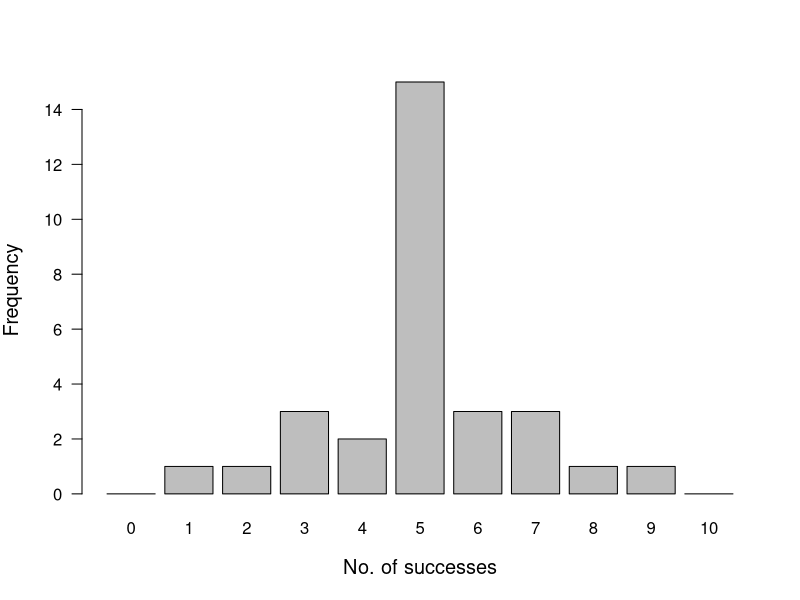
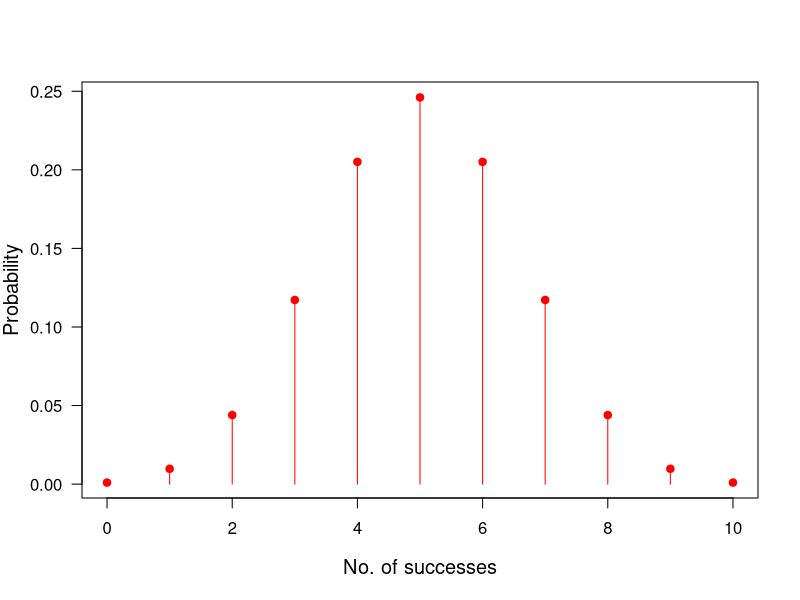
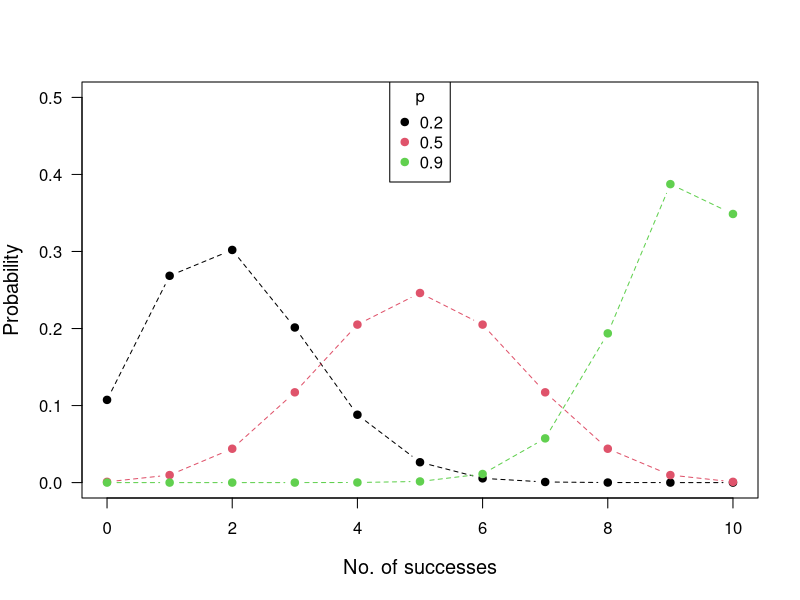
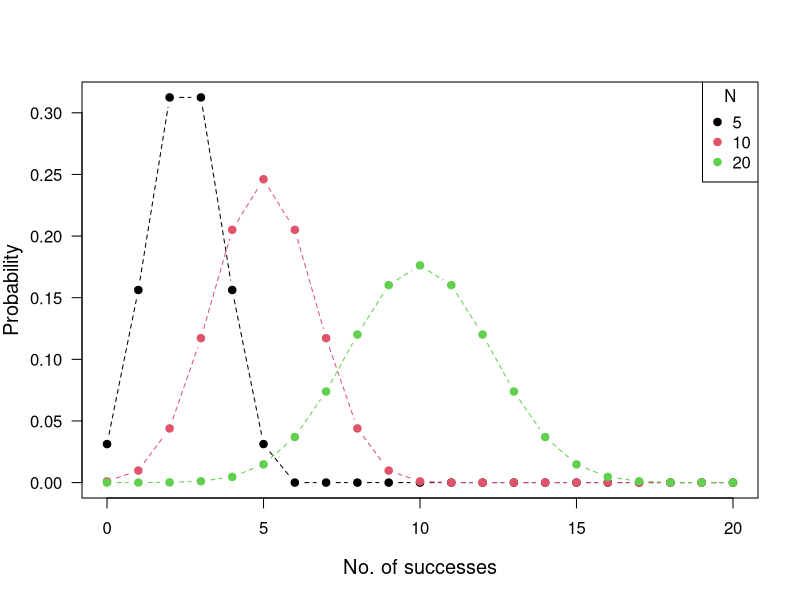
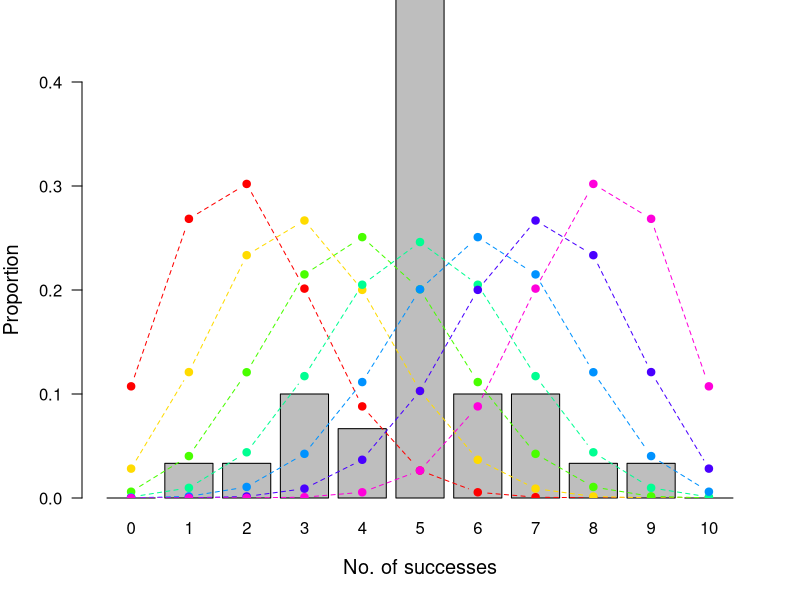
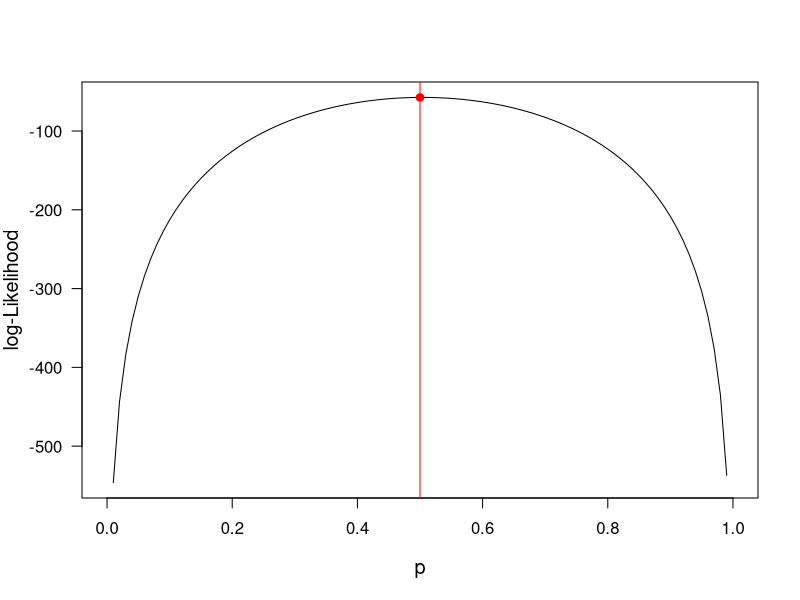
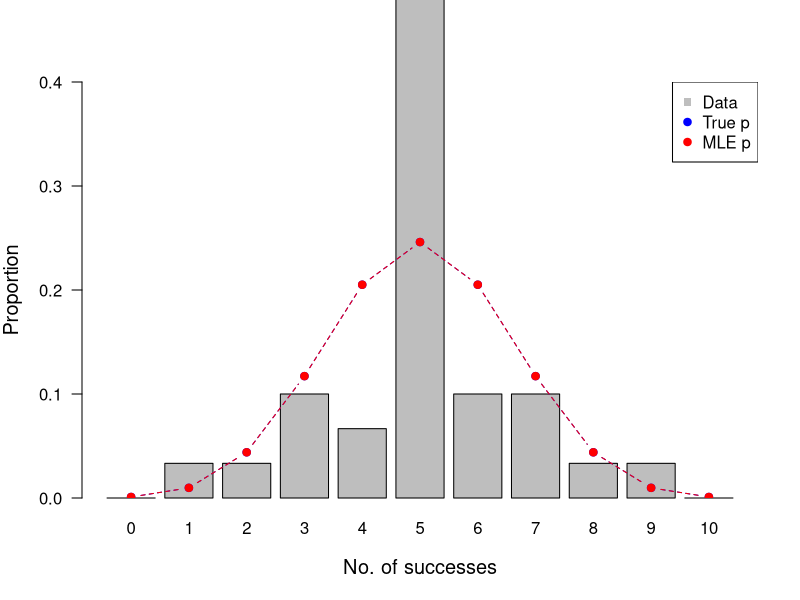

Write the R code that produced these figures, in order.
## ---- chunk 1
sample_size = 30
p = 0.5
N = 10
dat_1 = rbinom(sample_size, prob = p, size = N)
print("The count how often each number of successes occurred is ")
table(dat_1)
## ---- chunk 2
dat1_fac <- factor(dat_1, levels = 0:N)
par(las = 1, cex.lab = 1.2)
barplot(table(dat1_fac), xlab = "No. of successes", ylab = "Frequency")
## ---- chunk 3
p <- 0.5
N <- 10
binom1 <- dbinom(x = 0:10, prob = p, size = N)
sum(binom1)

par(las = 1, cex.lab = 1.2)
plot(x = 0:10, y = binom1, type = "h", col = "red", xlab = "No. of successes",
     ylab = "Probability")
points(x = 0:10, y = binom1, col = "red", pch = 19)
## ---- chunk 4
N <- 10
p_vec <- c(0.2, 0.5, 0.9)
x <- 0:N
par(las = 1, cex.lab = 1.2)
plot(x, y = dbinom(x, prob = p_vec[1], size = N), type = "n",
     xlab = "No. of successes", ylab = "Probability", ylim = c(0, 0.5))
for (i in 1:length(p_vec)){
   points(x, y = dbinom(x, prob = p_vec[i], size = N), col = i, type = "b",
          pch = 19, lty = 2)
}
legend("top", legend = p_vec, col = 1:3, pch = 19, title = "p")
## ---- chunk 5
N_vec <- c(5, 10, 20)
p <- 0.5

x <- 0:20
par(las = 1, cex.lab = 1.2)
plot(x, y = dbinom(x, prob = p, size = N_vec[1]), type = "n",
     xlab = "No. of successes", ylab = "Probability")
for (i in 1:length(N_vec)){
   points(x, y = dbinom(x, prob = p, size = N_vec[i]), col = i, type = "b",
          pch = 19, lty = 2)
}
legend("topright", legend = N_vec, col = 1:3, pch = 19, title = "N")
## ---- chunk 6
log_likelihood <- function(par_p, par_N, data)
{
   LL <- sum(dbinom(x = data, prob = par_p, size = par_N, log = T))
   return(LL)
}

log_likelihood(par_p = 0.5, par_N = 10, data = dat_1)
## ---- chunk 7
par(las = 1, cex.lab = 1.2)
prop_dat <- table(dat1_fac)/sample_size
xbars <- barplot(prop_dat, xlab = "No. of successes",
                 ylab = "Proportion", ylim = c(0, 0.4))

p_vec <- seq(0.2, 0.8, by = 0.1)
col_vec <- rainbow(length(p_vec))
N <- 10
x <- 0:10
for (i in 1:length(p_vec))
   points(xbars, dbinom(x, prob = p_vec[i], size = N), type = "b", col = col_vec[i], lty = 2,
          pch = 19)
## ---- chunk 8
p_vec <- seq(0, 1, by = 0.01)
logLik <- sapply(p_vec, FUN = log_likelihood, par_N = 10, data = dat_1)

par(las = 1, cex.lab = 1.2)
plot(p_vec, logLik, type = "l", xlab = "p", ylab = "log-Likelihood")

imax <- which.max(logLik)
p_MLE <- p_vec[imax]
p_MLE

points(p_MLE, max(logLik), pch = 19, col = "red")
abline(v = p_MLE, col = "red")
## ---- chunk 9
par(las = 1, cex.lab = 1.2)
xbars <- barplot(prop_dat, xlab = "No. of successes",
                 ylab = "Proportion", ylim = c(0, 0.4))
points(xbars, dbinom(x, prob = 0.5, size = 10), type = "b", col = "blue",
       pch = 19, lty = 2)
points(xbars, dbinom(x, prob = p_MLE, size = 10), type = "b", col = "red",
       pch = 19, lty = 2)
legend("topright", legend = c("Data","True p","MLE p"),
       col = c("gray", "blue","red"), pch = c(15, 19, 19))

